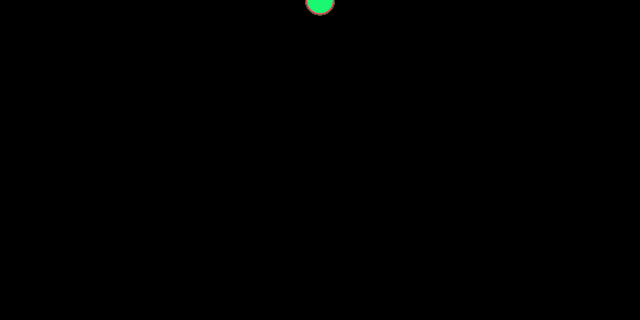
Frame 1 (no input)
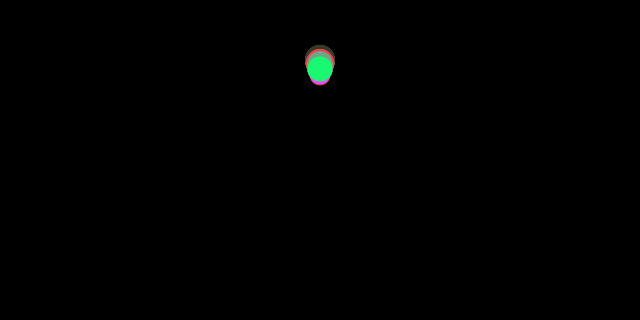
Frame 60 (the mouse pressed at the canvas centre just before this capture)
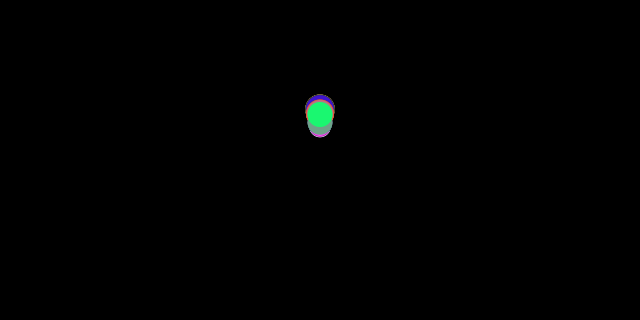
Frame 120 (the mouse held since frame 60 and released just before this capture)

The Processing sketch that drew these frames (run headless with seeded random() and noise(); from frame 60 on, the mouse is pressed at the canvas centre):

// Processing sketch: processing_152314
// ── processing_152314.pde

Mover[] movers =new Mover[100];
PVector gravity,wind,friction;
float c,m;
color col;
void setup(){
  size(640,320);
  gravity=new PVector(0,0.1);
  friction=new PVector(0,0.01);
  for(int i=0; i<movers.length;i++){
    col=color(random(255),random(255),random(255));
    movers[i]=new Mover(width/2,0,random(2,3),col);
  }
}
void draw(){
  background(0);
  for(int i=0; i<movers.length;i++){
    
    c=0.1;
    m=movers[i].mass;
    gravity =new PVector(0,0.5*m);
    friction=movers[i].velocity.get();
    friction.mult(-1);
    friction.normalize();
    friction.mult(c);
    
    movers[i].applyForce(friction);
    movers[i].applyForce(gravity);
    if(mousePressed){
      if(mouseX>movers[i].location.x){
        float w=(height-mouseY)/100;
        wind=new PVector(1,-w);
        movers[i].applyForce(wind);
      }else if(mouseX<movers[i].location.x){
        float w=(height-mouseY)/100;
        wind=new PVector(-1,-w);
        movers[i].applyForce(wind);
      }
    }
    movers[i].run();
  }
}
class Mover{
  PVector location,velocity,acceleration,friction;
  float mass;
  float objSize;
  color c;
  Mover(float x,float y,float mass,color c){
    location=new PVector(x,y);
    velocity=new PVector(0,0);
    acceleration=new PVector(0,0);
    this.mass=mass;
    this.objSize=mass*10;
    this.c=c;
  }
  void applyForce(PVector force){
    PVector f=PVector.div(force,mass);
    acceleration.add(f);
  }
  void update(){
    velocity.add(acceleration);
    location.add(velocity);
    acceleration.mult(0);
  }
  void display(){
    noStroke();
    fill(c);
    ellipse(location.x,location.y,objSize,objSize);
  }
  void checkEdges(){
    if(location.x>width-objSize/2){
      location.x=width-objSize/2;
      velocity.x*=-1;
    }else if(location.x<objSize/2){
      location.x=objSize;
      velocity.x*=-1;
    }
    if(location.y>height-objSize/2){
      location.y=height-objSize/2;
      velocity.y*=-1;
    }
  }
  void run(){
    this.checkEdges();
    this.update();
    this.display();
  }
}
